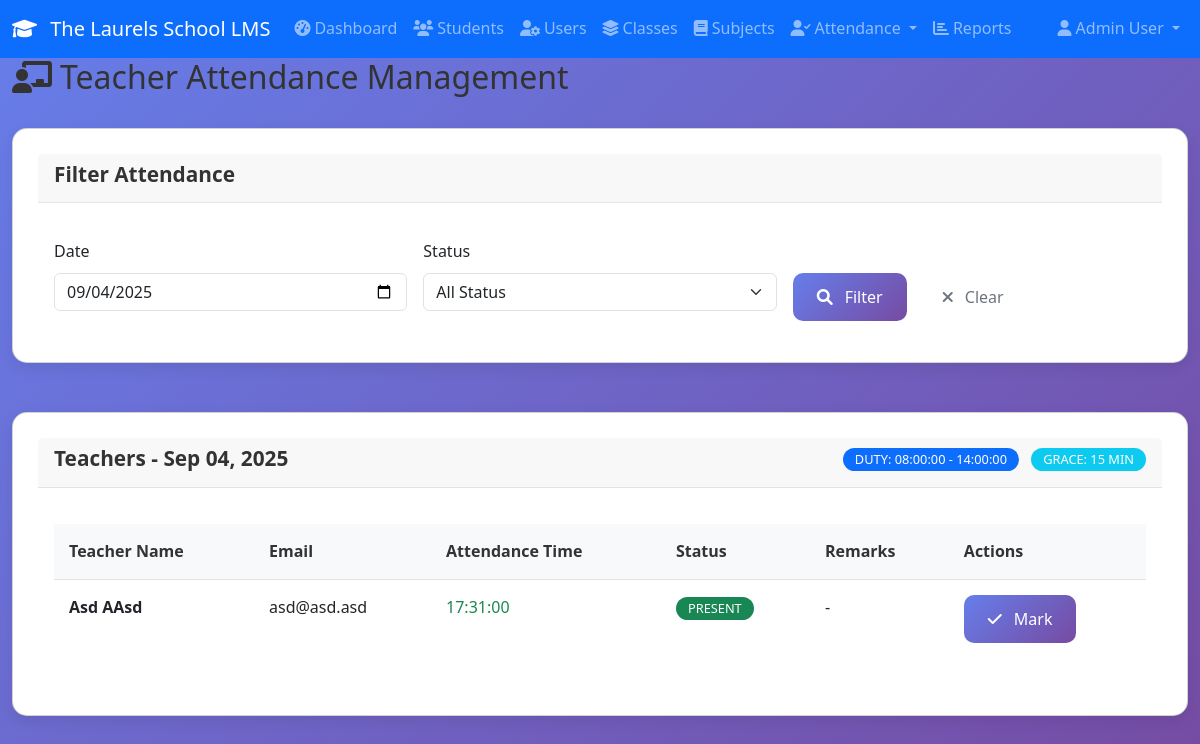
The app's page /admin/teacher_attendance.php (signed in) with its own data.
### tables this page shows
CREATE TABLE `attendance_settings` (
  `id` int(11) NOT NULL,
  `duty_start` time NOT NULL DEFAULT '08:00:00',
  `duty_end` time NOT NULL DEFAULT '14:00:00',
  `grace_minutes` int(11) NOT NULL DEFAULT 15,
  `early_grace_minutes` int(11) NOT NULL DEFAULT 15,
  `created_at` timestamp NOT NULL DEFAULT current_timestamp(),
  `updated_at` timestamp NOT NULL DEFAULT current_timestamp() ON UPDATE current_timestamp()
);

CREATE TABLE `users` (
  `id` int(11) NOT NULL,
  `first_name` varchar(50) NOT NULL,
  `last_name` varchar(50) NOT NULL,
  `email` varchar(100) NOT NULL,
  `password` varchar(255) NOT NULL,
  `role` enum('admin','teacher','student') NOT NULL,
  `status` enum('active','inactive','suspended') DEFAULT 'active',
  `created_at` timestamp NOT NULL DEFAULT current_timestamp(),
  `updated_at` timestamp NOT NULL DEFAULT current_timestamp() ON UPDATE current_timestamp()
);

CREATE TABLE `teacher_attendance` (
  `id` int(11) NOT NULL,
  `teacher_id` int(11) NOT NULL,
  `attendance_date` date NOT NULL,
  `attendance_time` time NOT NULL,
  `status` enum('present','absent','late') NOT NULL DEFAULT 'present',
  `remarks` varchar(255) DEFAULT NULL,
  `created_at` timestamp NOT NULL DEFAULT current_timestamp()
);

### admin/teacher_attendance.php (the view, shortened to what this page needs)
<?php
$pdo = getDBConnection();
$dutyStart = '08:00:00';
$dutyEnd = '14:00:00';
$graceMinutes = 15;
try {
    $settings = $pdo->query("SELECT duty_start, duty_end, grace_minutes FROM attendance_settings WHERE id=1")->fetch();
    if ($settings) {
        $dutyStart = $settings['duty_start'] ?? '08:00:00';
        $dutyEnd = $settings['duty_end'] ?? '14:00:00';
        $graceMinutes = (int)($settings['grace_minutes'] ?? 15);
    }
} catch (Exception $e) {
    error_log("Settings error: " . $e->getMessage());
}
$filterDate = $_GET['date'] ?? date('Y-m-d');
$teachers = [];
try {
    $stmt = $pdo->query("SELECT id, first_name, last_name, email FROM users WHERE role = 'teacher' AND status = 'active' ORDER BY first_name, last_name");
    $teachers = $stmt->fetchAll();
} catch (Exception $e) {
    $message = 'Error loading teachers: ' . $e->getMessage();
}
$attendanceRecords = [];
try {
    $sql = "SELECT ta.*, u.first_name, u.last_name, u.email
    FROM teacher_attendance ta
    JOIN users u ON u.id = ta.teacher_id
    WHERE ta.attendance_date = ?";
    $params = [$filterDate];
    $sql .= " ORDER BY u.first_name, u.last_name";
    $stmt = $pdo->prepare($sql);
    $stmt->execute($params);
    $attendanceRecords = $stmt->fetchAll();
} catch (Exception $e) {
    $message = 'Error loading attendance: ' . $e->getMessage();
}
$attendanceMap = [];
foreach ($attendanceRecords as $record) {
    $attendanceMap[$record['teacher_id']] = $record;
}
?>
<!DOCTYPE html>
<html lang="en">
<head>
    <link href="https://cdn.jsdelivr.net/npm/bootstrap@5.3.0/dist/css/bootstrap.min.css" rel="stylesheet">
    <link href="https://cdnjs.cloudflare.com/ajax/libs/font-awesome/6.0.0/css/all.min.css" rel="stylesheet">
    <link href="../assets/css/style.css" rel="stylesheet">
</head>
<body>
    <?php include __DIR__.'/partials/navbar.php'; ?>
    <div class="container-fluid">
        <div class="row">
            <div class="col-12">
                <div class="d-flex justify-content-between align-items-center mb-4">
                    <h2><i class="fas fa-chalkboard-teacher me-2"></i>Teacher Attendance Management</h2>
                </div>
                <div class="row mb-4">
                    <div class="col-12">
                        <div class="card">
                            <div class="card-header">
                                <h5 class="card-title mb-0">Filter Attendance</h5>
                            </div>
                            <div class="card-body">
                                <form method="GET" class="row g-3">
                                    <div class="col-md-4">
                                        <label for="date" class="form-label">Date</label>
                                        <input type="date" class="form-control" id="date" name="date" value="<?php echo htmlspecialchars($filterDate); ?>">
                                    </div>
                                    <div class="col-md-4">
                                        <label for="status" class="form-label">Status</label>
                                        <select class="form-select" id="status" name="status">
                                            <option value="">All Status</option>
                                        </select>
                                    </div>
                                    <div class="col-md-4">
                                        <label class="form-label">&nbsp;</label>
                                        <div>
                                            <button type="submit" class="btn btn-primary me-2">
                                                <i class="fas fa-search me-1"></i>Filter
                                            </button>
                                            <a href="teacher_attendance.php" class="btn btn-outline-secondary">
                                                <i class="fas fa-times me-1"></i>Clear
                                            </a>
                                        </div>
                                    </div>
                                </form>
                            </div>
                        </div>
                    </div>
                </div>
                <div class="row">
                    <div class="col-12">
                        <div class="card">
                            <div class="card-header d-flex justify-content-between align-items-center">
                                <h5 class="card-title mb-0">Teachers - <?php echo date('M d, Y', strtotime($filterDate)); ?></h5>
                                <div>
                                    <span class="badge bg-primary me-2">Duty: <?php echo $dutyStart; ?> - <?php echo $dutyEnd; ?></span>
                                    <span class="badge bg-info">Grace: <?php echo $graceMinutes; ?> min</span>
                                </div>
                            </div>
                            <div class="card-body">
                                <div class="table-responsive">
                                    <table class="table table-hover">
                                        <thead>
                                            <tr>
                                                <th>Teacher Name</th>
                                                <th>Email</th>
                                                <th>Attendance Time</th>
                                                <th>Status</th>
                                                <th>Remarks</th>
                                                <th>Actions</th>
                                            </tr>
                                        </thead>
                                        <tbody>
                                            <?php foreach ($teachers as $teacher): ?>
                                                <?php
                                                $teacherId = $teacher['id'];
                                                $attendance = $attendanceMap[$teacherId] ?? null;
                                                ?>
                                                <tr>
                                                    <td>
                                                        <strong><?php echo htmlspecialchars($teacher['first_name'] . ' ' . $teacher['last_name']); ?></strong>
                                                    </td>
                                                    <td><?php echo htmlspecialchars($teacher['email']); ?></td>
                                                    <td>
                                                        <?php if ($attendance && $attendance['attendance_time']): ?>
                                                            <span class="text-success"><?php echo $attendance['attendance_time']; ?></span>
                                                        <?php else: ?>
                                                            <span class="text-muted">Not marked</span>
                                                        <?php endif; ?>
                                                    </td>
                                                    <td>
                                                        <?php if ($attendance): ?>
                                                            <span class="badge <?php echo $attendance['status'] === 'late' ? 'bg-warning' : ($attendance['status'] === 'present' ? 'bg-success' : 'bg-secondary'); ?>">
                                                                <?php echo ucfirst($attendance['status']); ?>
                                                            </span>
                                                        <?php else: ?>
                                                            <span class="badge bg-secondary">Absent</span>
                                                        <?php endif; ?>
                                                    </td>
                                                    <td>
                                                        <?php echo $attendance && $attendance['remarks'] ? htmlspecialchars($attendance['remarks']) : '-'; ?>
                                                    </td>
                                                    <td>
                                                        <button type="button" class="btn btn-sm btn-primary" data-bs-toggle="modal" data-bs-target="#attendanceModal"
                                                                data-teacher-id="<?php echo $teacherId; ?>"
                                                                data-teacher-name="<?php echo htmlspecialchars($teacher['first_name'] . ' ' . $teacher['last_name']); ?>"
                                                                data-attendance-time="<?php echo $attendance['attendance_time'] ?? ''; ?>"
                                                                data-status="<?php echo $attendance['status'] ?? ''; ?>"
                                                                data-remarks="<?php echo htmlspecialchars($attendance['remarks'] ?? ''); ?>">
                                                            <i class="fas fa-check me-1"></i>Mark
                                                        </button>
                                                    </td>
                                                </tr>
                                            <?php endforeach; ?>
                                        </tbody>
                                    </table>
                                </div>
                            </div>
                        </div>
                    </div>
                </div>
            </div>
        </div>
    </div>
</body>
</html>

### assets/css/style.css (style rules this page uses)
* { margin: 0; padding: 0; box-sizing: border-box; }
body { font-family: 'Segoe UI', Tahoma, Geneva, Verdana, sans-serif; line-height: 1.6; color: #333; background: linear-gradient(135deg, #667eea 0%, #764ba2 100%); min-height: 100vh; }
.btn { display: inline-flex; align-items: center; justify-content: center; padding: 12px 24px; border: none; border-radius: 10px; font-size: 1rem; font-weight: 500; text-decoration: none; cursor: pointer; transition: all 0.3s ease; gap: 8px; }
.btn-primary { background: linear-gradient(135deg, #667eea 0%, #764ba2 100%); color: white; }
.card { background: white; border-radius: 15px; box-shadow: 0 5px 15px rgba(0, 0, 0, 0.08); padding: 25px; margin-bottom: 25px; transition: transform 0.3s ease, box-shadow 0.3s ease; }
.card-header { display: flex; justify-content: space-between; align-items: center; margin-bottom: 20px; padding-bottom: 15px; border-bottom: 1px solid #e1e5e9; }
.card-title { font-size: 1.3rem; font-weight: 600; color: #333; margin: 0; }
.table { width: 100%; border-collapse: collapse; }
.table th, .table td { padding: 15px; text-align: left; border-bottom: 1px solid #e1e5e9; }
.table th { background: #f8f9fa; font-weight: 600; color: #333; }
.table tr:last-child td { border-bottom: none; }
.badge { display: inline-block; padding: 5px 12px; border-radius: 20px; font-size: 0.8rem; font-weight: 500; text-transform: uppercase; }
.d-flex { display: flex; }

### records on screen
attendance_settings: duty_start "08:00:00", duty_end "14:00:00", grace_minutes "15"
users: first_name+last_name "Asd AAsd", email "asd@asd.asd", id.attendance_time "17:31:00", id.status "PRESENT"

### other values on screen
$_SESSION['user_name'] "Admin User"
